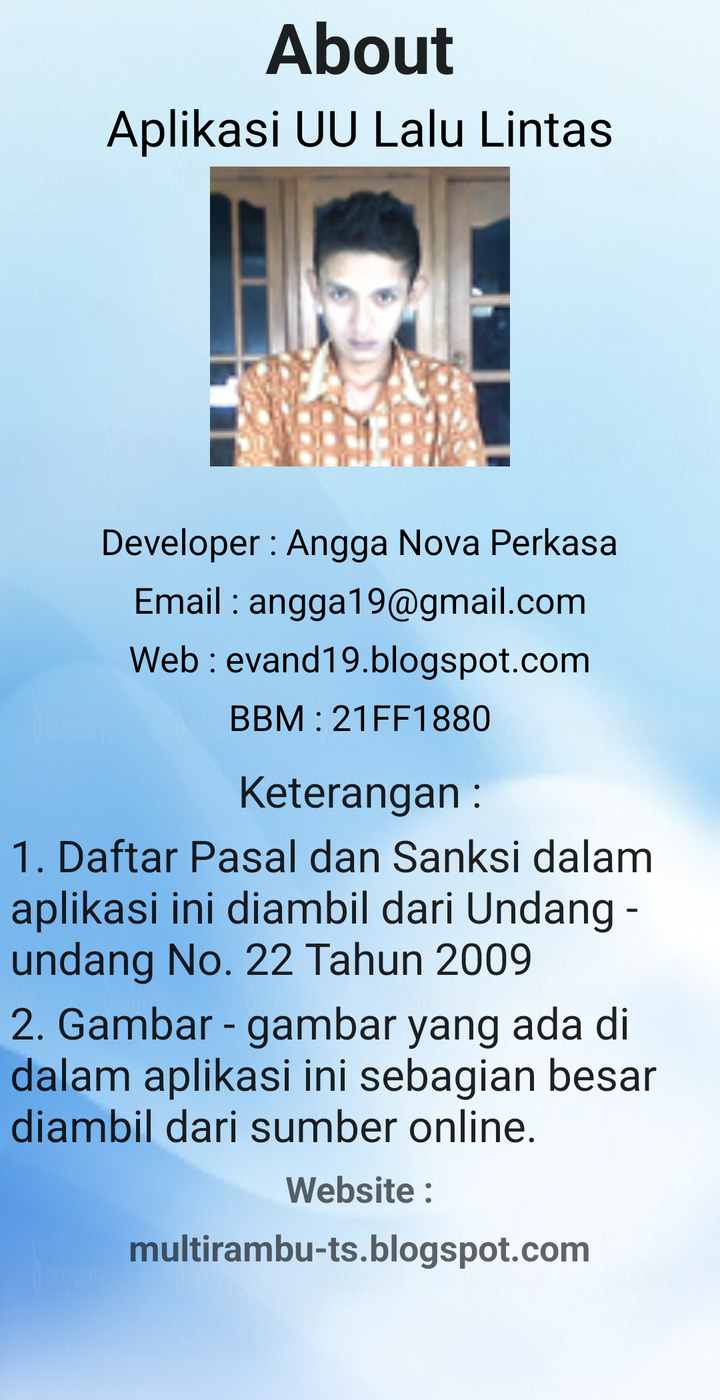
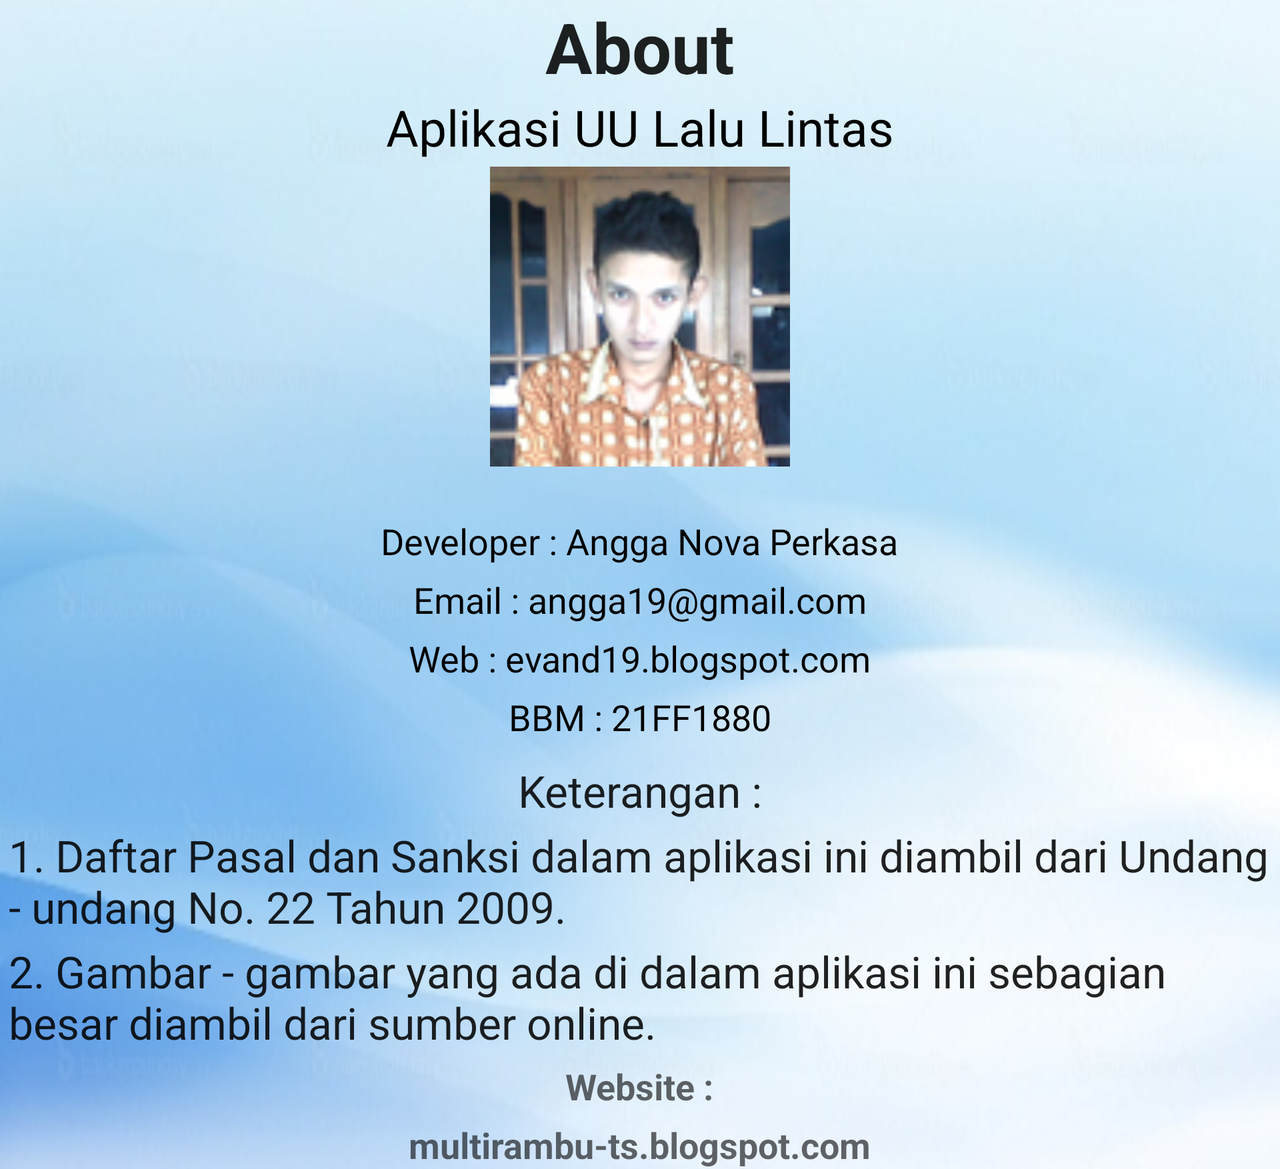

The same Android screen from two of the app's own layout files: first res/layout/ as a phone draws it, then the repository's variant for another configuration, drawn on a device whose configuration selects that folder. Both files follow.
<!-- AndroidManifest.xml: application theme AppTheme -->
<!-- res/layout/activity_pembuat.xml -->
<ScrollView xmlns:android="http://schemas.android.com/apk/res/android"
    xmlns:tools="http://schemas.android.com/tools" android:layout_width="match_parent"
    android:layout_height="match_parent"
    tools:context="com.evand.edu.uulalulintas.pembuat"
    android:background="@drawable/back">

    <LinearLayout
        android:orientation="vertical"
        android:layout_width="fill_parent"
        android:layout_height="fill_parent"
        android:layout_gravity="left|top"
        android:id="@+id/LLV"
        android:weightSum="1"
        android:background="@drawable/back">

        <TextView
            android:layout_width="wrap_content"
            android:layout_height="wrap_content"
            android:textAppearance="?android:attr/textAppearanceLarge"
            android:text="About"
            android:id="@+id/textView2"
            android:layout_gravity="center_horizontal"
            android:textSize="35dp"
            android:textStyle="bold" />

        <TextView
            android:layout_width="wrap_content"
            android:layout_height="wrap_content"
            android:textAppearance="?android:attr/textAppearanceSmall"
            android:text="Aplikasi UU Lalu Lintas"
            android:id="@+id/textView6"
            android:layout_gravity="center_horizontal"
            android:layout_marginBottom="3dp"
            android:textColor="#ff000000"
            android:textSize="25dp" />

        <ImageView
            android:layout_width="200dp"
            android:layout_height="150dp"
            android:id="@+id/imageView"
            android:layout_gravity="center_horizontal"
            android:src="@drawable/uu"
            android:layout_weight="0.38"
            android:baselineAlignBottom="false"
            android:cropToPadding="false"
            android:scaleType="fitCenter" />

        <LinearLayout
            android:orientation="vertical"
            android:layout_width="match_parent"
            android:layout_height="447dp"
            android:id="@+id/LLV2"
            android:layout_marginTop="20dp"
            android:layout_marginLeft="5dp"
            android:layout_marginRight="5dp">

            <TextView
                android:layout_width="wrap_content"
                android:layout_height="wrap_content"
                android:textAppearance="?android:attr/textAppearanceMedium"
                android:text="Developer : Angga Nova Perkasa"
                android:id="@+id/textView3"
                android:layout_marginTop="5dp"
                android:textColor="#ff000000"
                android:textSize="18dp"
                android:layout_gravity="center_horizontal" />

            <TextView
                android:layout_width="wrap_content"
                android:layout_height="wrap_content"
                android:textAppearance="?android:attr/textAppearanceMedium"
                android:text="Email : angga19@gmail.com"
                android:id="@+id/textView4"
                android:layout_marginTop="5dp"
                android:textColor="#ff000000"
                android:textSize="18dp"
                android:layout_gravity="center_horizontal" />

            <TextView
                android:layout_width="wrap_content"
                android:layout_height="wrap_content"
                android:textAppearance="?android:attr/textAppearanceMedium"
                android:text="Web : evand19.blogspot.com"
                android:id="@+id/textView5"
                android:layout_marginTop="5dp"
                android:textColor="#ff000000"
                android:textSize="18dp"
                android:textIsSelectable="false"
                android:layout_gravity="center_horizontal" />

            <TextView
                android:layout_width="wrap_content"
                android:layout_height="wrap_content"
                android:textAppearance="?android:attr/textAppearanceSmall"
                android:text="BBM : 21FF1880"
                android:id="@+id/textView7"
                android:textColor="#ff000000"
                android:layout_marginTop="5dp"
                android:textSize="18dp"
                android:layout_gravity="center_horizontal" />

            <TextView
                android:layout_width="wrap_content"
                android:layout_height="wrap_content"
                android:textAppearance="?android:attr/textAppearanceLarge"
                android:text="Keterangan :"
                android:id="@+id/textView13"
                android:layout_gravity="center_horizontal"
                android:layout_marginTop="10dp" />

            <TextView
                android:layout_width="wrap_content"
                android:layout_height="wrap_content"
                android:textAppearance="?android:attr/textAppearanceLarge"
                android:text="1. Daftar Pasal dan Sanksi dalam aplikasi ini diambil dari Undang - undang No. 22 Tahun 2009"
                android:id="@+id/textView14"
                android:layout_marginTop="3dp" />

            <TextView
                android:layout_width="wrap_content"
                android:layout_height="wrap_content"
                android:textAppearance="?android:attr/textAppearanceLarge"
                android:text="2. Gambar - gambar yang ada di dalam aplikasi ini sebagian besar diambil dari sumber online."
                android:id="@+id/textView15"
                android:layout_marginTop="3dp" />

            <TextView
                android:layout_width="wrap_content"
                android:layout_height="wrap_content"
                android:textAppearance="?android:attr/textAppearanceMedium"
                android:text="Website :"
                android:id="@+id/textView16"
                android:layout_gravity="center_horizontal"
                android:textStyle="bold"
                android:textSize="18dp"
                android:layout_marginTop="5dp" />

            <TextView
                android:layout_width="wrap_content"
                android:layout_height="wrap_content"
                android:textAppearance="?android:attr/textAppearanceMedium"
                android:text="multirambu-ts.blogspot.com"
                android:id="@+id/textView17"
                android:textStyle="bold"
                android:textSize="18dp"
                android:layout_gravity="center_horizontal"
                android:layout_marginTop="5dp" />

        </LinearLayout>
    </LinearLayout>
</ScrollView>
<!-- resources referenced by this layout -->
<resources>
  <!-- drawable back: png bitmap (drawable, 113618 bytes) -->
  <!-- drawable uu: png bitmap (drawable, 24565 bytes) -->
  <!-- from res/values-v21/ -->
  <style name="AppTheme" parent="Base.Theme.AppCompat.Light">
      </style>
</resources>
<!-- res/layout-land/activity_pembuat.xml (the repository's variant of the layout above) -->
<!-- drawn on the phone turned sideways -->
<ScrollView xmlns:android="http://schemas.android.com/apk/res/android"
    xmlns:tools="http://schemas.android.com/tools"
    android:layout_width="fill_parent"
    android:layout_height="wrap_content"
    tools:context="com.evand.edu.uulalulintas.pembuat"
    android:background="@drawable/back">

    <LinearLayout
        android:orientation="vertical"
        android:layout_width="fill_parent"
        android:layout_height="300dp"
        android:layout_gravity="left|top"
        android:id="@+id/LLV"
        android:weightSum="1"
        android:isScrollContainer="true"
        android:background="@drawable/back">

        <TextView
            android:layout_width="wrap_content"
            android:layout_height="wrap_content"
            android:textAppearance="?android:attr/textAppearanceLarge"
            android:text="About"
            android:id="@+id/textView2"
            android:layout_gravity="center_horizontal"
            android:textSize="35dp"
            android:textStyle="bold" />

        <TextView
            android:layout_width="wrap_content"
            android:layout_height="wrap_content"
            android:textAppearance="?android:attr/textAppearanceSmall"
            android:text="Aplikasi UU Lalu Lintas"
            android:id="@+id/textView6"
            android:layout_gravity="center_horizontal"
            android:layout_marginBottom="3dp"
            android:textColor="#ff000000"
            android:textSize="25dp" />

        <ImageView
            android:layout_width="150dp"
            android:layout_height="150dp"
            android:id="@+id/imageView"
            android:layout_gravity="center_horizontal"
            android:baselineAlignBottom="false"
            android:cropToPadding="false"
            android:scaleType="fitCenter"
            android:background="@drawable/uu" />

        <LinearLayout
            android:orientation="vertical"
            android:layout_width="match_parent"
            android:layout_height="wrap_content"
            android:id="@+id/LLV2"
            android:layout_marginTop="20dp"
            android:layout_marginLeft="5dp"
            android:layout_marginRight="5dp"
            android:gravity="center">

            <TextView
                android:layout_width="wrap_content"
                android:layout_height="wrap_content"
                android:textAppearance="?android:attr/textAppearanceMedium"
                android:text="Developer : Angga Nova Perkasa"
                android:id="@+id/textView3"
                android:layout_marginTop="5dp"
                android:textColor="#ff000000"
                android:textSize="18dp" />

            <TextView
                android:layout_width="wrap_content"
                android:layout_height="wrap_content"
                android:textAppearance="?android:attr/textAppearanceMedium"
                android:text="Email : angga19@gmail.com"
                android:id="@+id/textView4"
                android:layout_marginTop="5dp"
                android:textColor="#ff000000"
                android:textSize="18dp" />

            <TextView
                android:layout_width="wrap_content"
                android:layout_height="wrap_content"
                android:textAppearance="?android:attr/textAppearanceMedium"
                android:text="Web : evand19.blogspot.com"
                android:id="@+id/textView5"
                android:layout_marginTop="5dp"
                android:textColor="#ff000000"
                android:textSize="18dp"
                android:textIsSelectable="false" />

            <TextView
                android:layout_width="wrap_content"
                android:layout_height="wrap_content"
                android:textAppearance="?android:attr/textAppearanceSmall"
                android:text="BBM : 21FF1880"
                android:id="@+id/textView7"
                android:textColor="#ff000000"
                android:layout_marginTop="5dp"
                android:textSize="18dp" />
        </LinearLayout>

        <TextView
            android:layout_width="wrap_content"
            android:layout_height="wrap_content"
            android:textAppearance="?android:attr/textAppearanceLarge"
            android:text="Keterangan :"
            android:id="@+id/textView18"
            android:layout_gravity="center_horizontal"
            android:layout_marginTop="10dp" />

        <TextView
            android:layout_width="wrap_content"
            android:layout_height="wrap_content"
            android:textAppearance="?android:attr/textAppearanceLarge"
            android:text="1. Daftar Pasal dan Sanksi dalam aplikasi ini diambil dari Undang - undang No. 22 Tahun 2009."
            android:id="@+id/textView19"
            android:layout_marginTop="3dp"
            android:layout_gravity="center_horizontal"
            android:layout_marginLeft="3dp" />

        <TextView
            android:layout_width="wrap_content"
            android:layout_height="wrap_content"
            android:textAppearance="?android:attr/textAppearanceLarge"
            android:text="2. Gambar - gambar yang ada di dalam aplikasi ini sebagian besar diambil dari sumber online."
            android:id="@+id/textView20"
            android:layout_marginTop="3dp"
            android:layout_gravity="center_horizontal"
            android:layout_marginLeft="3dp" />

        <TextView
            android:layout_width="wrap_content"
            android:layout_height="wrap_content"
            android:textAppearance="?android:attr/textAppearanceMedium"
            android:text="Website :"
            android:id="@+id/textView21"
            android:layout_gravity="center_horizontal"
            android:textStyle="bold"
            android:textSize="18dp"
            android:layout_marginTop="5dp" />

        <TextView
            android:layout_width="wrap_content"
            android:layout_height="wrap_content"
            android:textAppearance="?android:attr/textAppearanceMedium"
            android:text="multirambu-ts.blogspot.com"
            android:id="@+id/textView22"
            android:textStyle="bold"
            android:textSize="18dp"
            android:layout_gravity="center_horizontal"
            android:layout_marginTop="5dp" />
    </LinearLayout>
</ScrollView>
